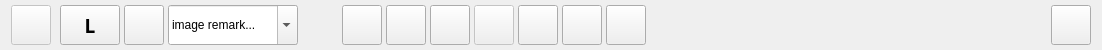
         <widget class="QFrame" name="frame_controlBar_lr">
          <property name="minimumSize">
           <size>
            <width>0</width>
            <height>50</height>
           </size>
          </property>
          <property name="maximumSize">
           <size>
            <width>16777215</width>
            <height>50</height>
           </size>
          </property>
          <property name="styleSheet">
           <string notr="true"/>
          </property>
          <property name="frameShape">
           <enum>QFrame::NoFrame</enum>
          </property>
          <property name="frameShadow">
           <enum>QFrame::Raised</enum>
          </property>
          <property name="lineWidth">
           <number>0</number>
          </property>
          <layout class="QHBoxLayout" name="horizontalLayout_20">
           <property name="spacing">
            <number>4</number>
           </property>
           <property name="leftMargin">
            <number>11</number>
           </property>
           <property name="topMargin">
            <number>5</number>
           </property>
           <property name="rightMargin">
            <number>11</number>
           </property>
           <property name="bottomMargin">
            <number>5</number>
           </property>
           <item>
            <widget class="QPushButton" name="btn_menu2_2">
             <property name="enabled">
              <bool>false</bool>
             </property>
             <property name="sizePolicy">
              <sizepolicy hsizetype="Fixed" vsizetype="Fixed">
               <horstretch>0</horstretch>
               <verstretch>0</verstretch>
              </sizepolicy>
             </property>
             <property name="minimumSize">
              <size>
               <width>40</width>
               <height>40</height>
              </size>
             </property>
             <property name="maximumSize">
              <size>
               <width>40</width>
               <height>40</height>
              </size>
             </property>
             <property name="text">
              <string/>
             </property>
             <property name="iconSize">
              <size>
               <width>30</width>
               <height>30</height>
              </size>
             </property>
            </widget>
           </item>
           <item>
            <spacer name="horizontalSpacer_30">
             <property name="orientation">
              <enum>Qt::Horizontal</enum>
             </property>
             <property name="sizeType">
              <enum>QSizePolicy::Fixed</enum>
             </property>
             <property name="sizeHint" stdset="0">
              <size>
               <width>5</width>
               <height>20</height>
              </size>
             </property>
            </spacer>
           </item>
           <item>
            <widget class="QPushButton" name="btn_imgSwitch_2">
             <property name="sizePolicy">
              <sizepolicy hsizetype="Preferred" vsizetype="Preferred">
               <horstretch>0</horstretch>
               <verstretch>0</verstretch>
              </sizepolicy>
             </property>
             <property name="minimumSize">
              <size>
               <width>60</width>
               <height>40</height>
              </size>
             </property>
             <property name="maximumSize">
              <size>
               <width>60</width>
               <height>40</height>
              </size>
             </property>
             <property name="font">
              <font>
               <family>Century Gothic</family>
               <pointsize>14</pointsize>
               <weight>75</weight>
               <italic>false</italic>
               <bold>true</bold>
              </font>
             </property>
             <property name="styleSheet">
              <string notr="true"/>
             </property>
             <property name="text">
              <string>L</string>
             </property>
            </widget>
           </item>
           <item>
            <widget class="QPushButton" name="btn_filter_2">
             <property name="sizePolicy">
              <sizepolicy hsizetype="Fixed" vsizetype="Fixed">
               <horstretch>0</horstretch>
               <verstretch>0</verstretch>
              </sizepolicy>
             </property>
             <property name="minimumSize">
              <size>
               <width>40</width>
               <height>40</height>
              </size>
             </property>
             <property name="maximumSize">
              <size>
               <width>40</width>
               <height>40</height>
              </size>
             </property>
             <property name="text">
              <string/>
             </property>
             <property name="icon">
              <iconset resource="../src/ressources.qrc">
               <normaloff>:/icons/icons/filter.png</normaloff>:/icons/icons/filter.png</iconset>
             </property>
             <property name="iconSize">
              <size>
               <width>30</width>
               <height>30</height>
              </size>
             </property>
            </widget>
           </item>
           <item>
            <widget class="QComboBox" name="comboBox_imgRemark_2">
             <property name="sizePolicy">
              <sizepolicy hsizetype="Preferred" vsizetype="Preferred">
               <horstretch>0</horstretch>
               <verstretch>0</verstretch>
              </sizepolicy>
             </property>
             <property name="minimumSize">
              <size>
               <width>0</width>
               <height>40</height>
              </size>
             </property>
             <property name="maximumSize">
              <size>
               <width>16777215</width>
               <height>40</height>
              </size>
             </property>
             <property name="editable">
              <bool>true</bool>
             </property>
             <item>
              <property name="text">
               <string>image remark...</string>
              </property>
             </item>
             <item>
              <property name="text">
               <string>low turbidity</string>
              </property>
             </item>
             <item>
              <property name="text">
               <string>medium turbidity</string>
              </property>
             </item>
             <item>
              <property name="text">
               <string>high turbidity</string>
              </property>
             </item>
             <item>
              <property name="text">
               <string>wrong illumination</string>
              </property>
             </item>
             <item>
              <property name="text">
               <string>without flashlight</string>
              </property>
             </item>
            </widget>
           </item>
           <item>
            <spacer name="horizontalSpacer_31">
             <property name="orientation">
              <enum>Qt::Horizontal</enum>
             </property>
             <property name="sizeHint" stdset="0">
              <size>
               <width>40</width>
               <height>20</height>
              </size>
             </property>
            </spacer>
           </item>
           <item>
            <widget class="QPushButton" name="btn_zoom_2">
             <property name="sizePolicy">
              <sizepolicy hsizetype="Preferred" vsizetype="Preferred">
               <horstretch>0</horstretch>
               <verstretch>0</verstretch>
              </sizepolicy>
             </property>
             <property name="minimumSize">
              <size>
               <width>40</width>
               <height>40</height>
              </size>
             </property>
             <property name="maximumSize">
              <size>
               <width>40</width>
               <height>40</height>
              </size>
             </property>
             <property name="text">
              <string/>
             </property>
             <property name="icon">
              <iconset resource="../src/ressources.qrc">
               <normaloff>:/icons/icons/glass.png</normaloff>:/icons/icons/glass.png</iconset>
             </property>
             <property name="iconSize">
              <size>
               <width>30</width>
               <height>30</height>
              </size>
             </property>
            </widget>
           </item>
           <item>
            <widget class="QPushButton" name="btn_add_2">
             <property name="sizePolicy">
              <sizepolicy hsizetype="Preferred" vsizetype="Preferred">
               <horstretch>0</horstretch>
               <verstretch>0</verstretch>
              </sizepolicy>
             </property>
             <property name="minimumSize">
              <size>
               <width>40</width>
               <height>40</height>
              </size>
             </property>
             <property name="maximumSize">
              <size>
               <width>40</width>
               <height>40</height>
              </size>
             </property>
             <property name="text">
              <string/>
             </property>
             <property name="icon">
              <iconset resource="../src/ressources.qrc">
               <normaloff>:/icons/icons/plus.png</normaloff>:/icons/icons/plus.png</iconset>
             </property>
             <property name="iconSize">
              <size>
               <width>30</width>
               <height>30</height>
              </size>
             </property>
            </widget>
           </item>
           <item>
            <widget class="QPushButton" name="btn_previous_2">
             <property name="sizePolicy">
              <sizepolicy hsizetype="Preferred" vsizetype="Preferred">
               <horstretch>0</horstretch>
               <verstretch>0</verstretch>
              </sizepolicy>
             </property>
             <property name="minimumSize">
              <size>
               <width>40</width>
               <height>40</height>
              </size>
             </property>
             <property name="maximumSize">
              <size>
               <width>40</width>
               <height>40</height>
              </size>
             </property>
             <property name="text">
              <string/>
             </property>
             <property name="icon">
              <iconset resource="../src/ressources.qrc">
               <normaloff>:/icons/icons/arrow_left_small.png</normaloff>:/icons/icons/arrow_left_small.png</iconset>
             </property>
             <property name="iconSize">
              <size>
               <width>30</width>
               <height>30</height>
              </size>
             </property>
            </widget>
           </item>
           <item>
            <widget class="QPushButton" name="btn_placeholder_2">
             <property name="enabled">
              <bool>false</bool>
             </property>
             <property name="sizePolicy">
              <sizepolicy hsizetype="Fixed" vsizetype="Fixed">
               <horstretch>0</horstretch>
               <verstretch>0</verstretch>
              </sizepolicy>
             </property>
             <property name="minimumSize">
              <size>
               <width>40</width>
               <height>40</height>
              </size>
             </property>
             <property name="maximumSize">
              <size>
               <width>40</width>
               <height>40</height>
              </size>
             </property>
             <property name="text">
              <string/>
             </property>
             <property name="iconSize">
              <size>
               <width>30</width>
               <height>30</height>
              </size>
             </property>
            </widget>
           </item>
           <item>
            <widget class="QPushButton" name="btn_next_2">
             <property name="sizePolicy">
              <sizepolicy hsizetype="Preferred" vsizetype="Preferred">
               <horstretch>0</horstretch>
               <verstretch>0</verstretch>
              </sizepolicy>
             </property>
             <property name="minimumSize">
              <size>
               <width>40</width>
               <height>40</height>
              </size>
             </property>
             <property name="maximumSize">
              <size>
               <width>40</width>
               <height>40</height>
              </size>
             </property>
             <property name="text">
              <string/>
             </property>
             <property name="icon">
              <iconset resource="../src/ressources.qrc">
               <normaloff>:/icons/icons/arrow_right_small.png</normaloff>:/icons/icons/arrow_right_small.png</iconset>
             </property>
             <property name="iconSize">
              <size>
               <width>30</width>
               <height>30</height>
              </size>
             </property>
            </widget>
           </item>
           <item>
            <widget class="QPushButton" name="btn_delete_2">
             <property name="sizePolicy">
              <sizepolicy hsizetype="Preferred" vsizetype="Preferred">
               <horstretch>0</horstretch>
               <verstretch>0</verstretch>
              </sizepolicy>
             </property>
             <property name="minimumSize">
              <size>
               <width>40</width>
               <height>40</height>
              </size>
             </property>
             <property name="maximumSize">
              <size>
               <width>40</width>
               <height>40</height>
              </size>
             </property>
             <property name="text">
              <string/>
             </property>
             <property name="icon">
              <iconset resource="../src/ressources.qrc">
               <normaloff>:/icons/icons/bin_closed.png</normaloff>:/icons/icons/bin_closed.png</iconset>
             </property>
             <property name="iconSize">
              <size>
               <width>30</width>
               <height>30</height>
              </size>
             </property>
            </widget>
           </item>
           <item>
            <widget class="QPushButton" name="btn_undo_2">
             <property name="sizePolicy">
              <sizepolicy hsizetype="Preferred" vsizetype="Preferred">
               <horstretch>0</horstretch>
               <verstretch>0</verstretch>
              </sizepolicy>
             </property>
             <property name="minimumSize">
              <size>
               <width>40</width>
               <height>40</height>
              </size>
             </property>
             <property name="maximumSize">
              <size>
               <width>40</width>
               <height>40</height>
              </size>
             </property>
             <property name="text">
              <string/>
             </property>
             <property name="icon">
              <iconset resource="../src/ressources.qrc">
               <normaloff>:/icons/icons/undo.png</normaloff>:/icons/icons/undo.png</iconset>
             </property>
             <property name="iconSize">
              <size>
               <width>30</width>
               <height>30</height>
              </size>
             </property>
            </widget>
           </item>
           <item>
            <spacer name="horizontalSpacer_32">
             <property name="orientation">
              <enum>Qt::Horizontal</enum>
             </property>
             <property name="sizeType">
              <enum>QSizePolicy::Fixed</enum>
             </property>
             <property name="sizeHint" stdset="0">
              <size>
               <width>354</width>
               <height>20</height>
              </size>
             </property>
            </spacer>
           </item>
           <item>
            <spacer name="horizontalSpacer_52">
             <property name="orientation">
              <enum>Qt::Horizontal</enum>
             </property>
             <property name="sizeType">
              <enum>QSizePolicy::Expanding</enum>
             </property>
             <property name="sizeHint" stdset="0">
              <size>
               <width>40</width>
               <height>20</height>
              </size>
             </property>
            </spacer>
           </item>
           <item>
            <spacer name="horizontalSpacer_53">
             <property name="orientation">
              <enum>Qt::Horizontal</enum>
             </property>
             <property name="sizeType">
              <enum>QSizePolicy::Fixed</enum>
             </property>
             <property name="sizeHint" stdset="0">
              <size>
               <width>7</width>
               <height>20</height>
              </size>
             </property>
            </spacer>
           </item>
           <item>
            <widget class="QPushButton" name="btn_menu_2">
             <property name="sizePolicy">
              <sizepolicy hsizetype="Fixed" vsizetype="Fixed">
               <horstretch>0</horstretch>
               <verstretch>0</verstretch>
              </sizepolicy>
             </property>
             <property name="minimumSize">
              <size>
               <width>40</width>
               <height>40</height>
              </size>
             </property>
             <property name="maximumSize">
              <size>
               <width>40</width>
               <height>40</height>
              </size>
             </property>
             <property name="text">
              <string/>
             </property>
             <property name="icon">
              <iconset resource="../src/ressources.qrc">
               <normaloff>:/icons/icons/menu.png</normaloff>:/icons/icons/menu.png</iconset>
             </property>
             <property name="iconSize">
              <size>
               <width>30</width>
               <height>30</height>
              </size>
             </property>
            </widget>
           </item>
          </layout>
         </widget>
